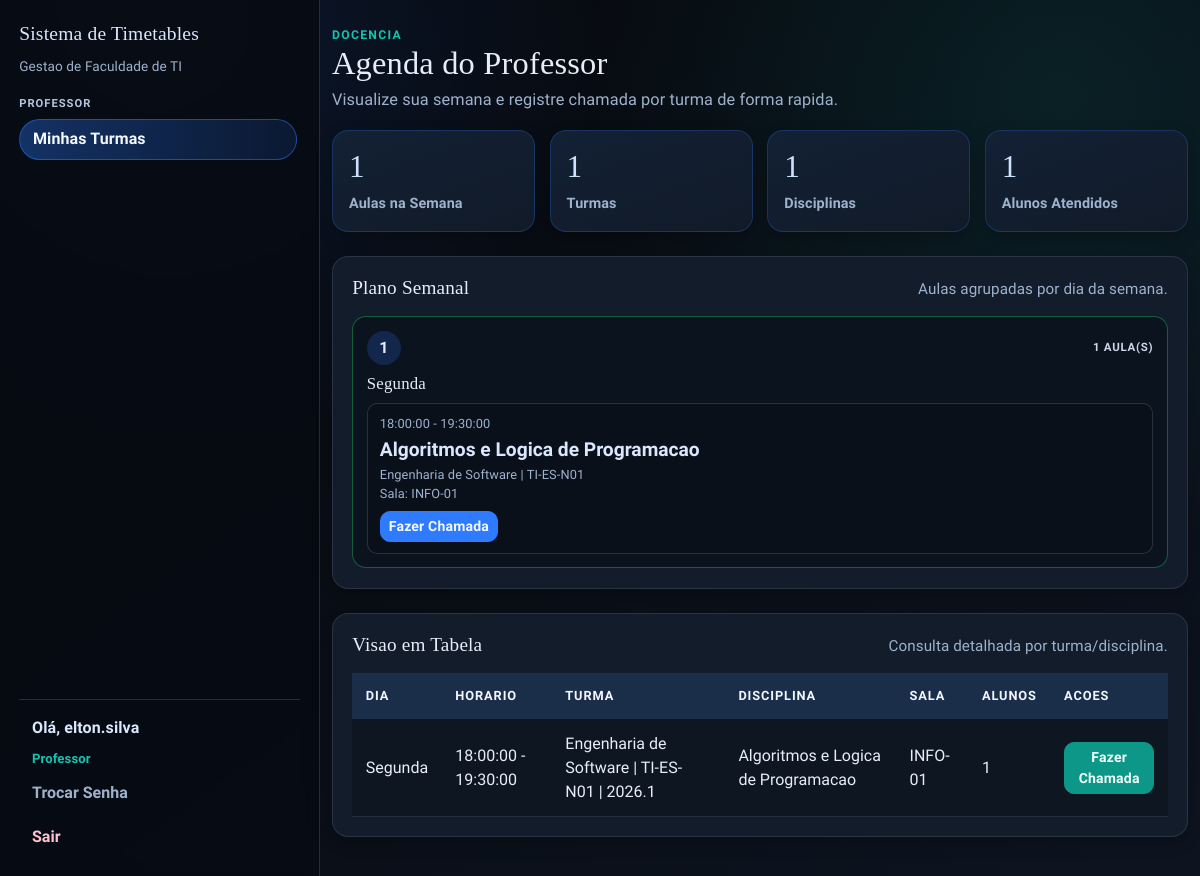
/professor (signed in), run on the app's committed database.
### app/models.py (models this page shows, shortened)
class User(UserMixin, db.Model):
    id = db.Column(db.Integer, primary_key=True)
    username = db.Column(db.String(64), unique=True, nullable=False)
    email = db.Column(db.String(120), unique=True, nullable=False)
    password_hash = db.Column(db.String(128))
    role = db.Column(db.String(20), default='professor')  # 'admin' or 'professor'
    disciplinas_aptas = db.relationship(
        "Disciplina",
        secondary=professor_disciplina,
        lazy="select",
        backref=db.backref("professores_aptos", lazy="select"),
    )
    def is_admin(self):
        return self.role == 'admin'

class Timetable(db.Model):
    id = db.Column(db.Integer, primary_key=True)
    dia = db.Column(db.String(20), nullable=False)  # e.g., 'Segunda', 'Terça'
    hora_inicio = db.Column(db.Time, nullable=False)
    hora_fim = db.Column(db.Time, nullable=False)
    sala_id = db.Column(db.Integer, db.ForeignKey('sala.id'), nullable=False)
    professor_id = db.Column(db.Integer, db.ForeignKey('user.id'), nullable=True)
    disciplina_id = db.Column(db.Integer, db.ForeignKey('disciplina.id'), nullable=False)
    turma_id = db.Column(db.Integer, db.ForeignKey("turma.id"), nullable=False)
    sala = db.relationship('Sala', backref='timetables')
    professor = db.relationship('User', backref='timetables')
    disciplina = db.relationship('Disciplina', backref='timetables')
    turma = db.relationship('Turma', backref='timetables')
    __table_args__ = (
        db.UniqueConstraint('dia', 'hora_inicio', 'hora_fim', 'sala_id', name='unique_dia_horario_sala'),
        db.UniqueConstraint('dia', 'hora_inicio', 'hora_fim', 'professor_id', name='unique_dia_horario_professor'),
        db.UniqueConstraint('dia', 'hora_inicio', 'hora_fim', 'turma_id', name='unique_dia_horario_turma'),
    )

class Disciplina(db.Model):
    id = db.Column(db.Integer, primary_key=True)
    nome = db.Column(db.String(100), nullable=False)
    codigo = db.Column(db.String(20), unique=True, nullable=False)

class Curso(db.Model):
    id = db.Column(db.Integer, primary_key=True)
    nome = db.Column(db.String(120), nullable=False, unique=True)
    codigo = db.Column(db.String(20), nullable=False, unique=True)
    quantidade_periodos = db.Column(db.Integer, nullable=False, default=8)
    ativo = db.Column(db.Boolean, nullable=False, default=True)

class Turma(db.Model):
    id = db.Column(db.Integer, primary_key=True)
    curso_id = db.Column(db.Integer, db.ForeignKey("curso.id"), nullable=False)
    codigo = db.Column(db.String(30), nullable=False)
    semestre_letivo = db.Column(db.String(20), nullable=False)
    periodo = db.Column(db.Integer, nullable=False)
    turno = db.Column(db.String(20), nullable=False, default="noturno")
    quantidade_alunos = db.Column(db.Integer, nullable=True)
    ativa = db.Column(db.Boolean, nullable=False, default=True)
    curso = db.relationship("Curso", backref=db.backref("turmas", lazy="select"))
    __table_args__ = (
        db.UniqueConstraint("curso_id", "codigo", "semestre_letivo", name="unique_turma_codigo_semestre"),
    )

class Sala(db.Model):
    id = db.Column(db.Integer, primary_key=True)
    nome = db.Column(db.String(100), nullable=False)
    capacidade = db.Column(db.Integer, nullable=False)

### app/routes/professor.py (the view)
@bp.route("/professor")
@login_required
@professor_required
def professor_dashboard():
    timetables = (
        Timetable.query.options(
            joinedload(Timetable.sala),
            joinedload(Timetable.disciplina),
            joinedload(Timetable.turma).joinedload(Turma.curso),
            joinedload(Timetable.turma).joinedload(Turma.matriculas).joinedload(Matricula.aluno),
        )
        .filter(Timetable.professor_id == current_user.id)
        .all()
    )
    timetables = _sort_timetables_for_professor(timetables)
    grouped_by_day = _group_timetables_by_day(timetables)
    unique_turmas = {row.turma_id for row in timetables if row.turma_id is not None}
    unique_disciplinas = {row.disciplina_id for row in timetables if row.disciplina_id is not None}
    total_alunos = sum(len(row.turma.matriculas) for row in timetables if row.turma is not None)
    return render_template(
        "professor_dashboard.html",
        timetables=timetables,
        grouped_by_day=grouped_by_day,
        total_turmas=len(unique_turmas),
        total_disciplinas=len(unique_disciplinas),
        total_alunos=total_alunos,
    )

### app/models.py (called while the page is built)
@login_manager.user_loader
def load_user(user_id):
    return db.session.get(User, int(user_id))

### app/routes/helpers.py (called while the page is built)
def professor_required_redirect():
    if getattr(current_user, "is_authenticated", False) and current_user.role == "professor":
        return None
    flash("Acesso restrito aos professores.", "danger")
    return redirect(url_for("main.index"))

def professor_required(view_func):
    @wraps(view_func)
    def wrapper(*args, **kwargs):
        guard = professor_required_redirect()
        if guard:
            return guard
        return view_func(*args, **kwargs)
    return wrapper

def normalize_text(value):
    return (value or "").strip()

### app/routes/professor.py (called while the page is built)
def normalize_day_label(value: str) -> str:
    normalized = normalize_text(value).lower()
    normalized = unicodedata.normalize("NFD", normalized)
    return "".join(char for char in normalized if unicodedata.category(char) != "Mn")

def timetable_weekday(timetable_day: str) -> int | None:
    return DAY_TO_WEEKDAY.get(normalize_day_label(timetable_day))

def _sort_timetables_for_professor(rows):
    return sorted(
        rows,
        key=lambda row: (
            timetable_weekday(row.dia) if timetable_weekday(row.dia) is not None else 99,
            row.hora_inicio,
            row.hora_fim,
        ),
    )

def _group_timetables_by_day(rows):
    grouped: dict[str, list[Timetable]] = {}
    for row in rows:
        day_label = WEEKDAY_TO_LABEL.get(timetable_weekday(row.dia), row.dia)
        grouped.setdefault(day_label, []).append(row)
    return grouped

### templates/professor_dashboard.html (shortened to what this page needs)
{% extends "base.html" %}
{% block content %}
<section class="stagger-in">
  <div class="page-head">
    <div>
      <p class="eyebrow">Docencia</p>
      <h1>Agenda do Professor</h1>
      <p class="page-lead">Visualize sua semana e registre chamada por turma de forma rapida.</p>
    </div>
  </div>
  <div class="dashboard-stats dashboard-stats-admin mb-4">
    <div class="stat-card">
      <h3>{{ timetables|length }}</h3>
      <p>Aulas na Semana</p>
    </div>
    <div class="stat-card">
      <h3>{{ total_turmas }}</h3>
      <p>Turmas</p>
    </div>
    <div class="stat-card">
      <h3>{{ total_disciplinas }}</h3>
      <p>Disciplinas</p>
    </div>
    <div class="stat-card">
      <h3>{{ total_alunos }}</h3>
      <p>Alunos Atendidos</p>
    </div>
  </div>
  {% if timetables %}
  <div class="surface section-shell mb-4">
    <div class="section-head">
      <h2 class="section-title">Plano Semanal</h2>
      <p class="section-subtitle">Aulas agrupadas por dia da semana.</p>
    </div>
    <div class="pipeline-grid">
      {% for day, day_rows in grouped_by_day.items() %}
      <article class="pipeline-card pipeline-ok">
        <div class="pipeline-top">
          <span class="pipeline-order">{{ loop.index }}</span>
          <span class="pipeline-status">{{ day_rows|length }} AULA(S)</span>
        </div>
        <h3>{{ day }}</h3>
        {% for t in day_rows %}
        <div class="mini-kpi">
          <span>{{ t.hora_inicio }} - {{ t.hora_fim }}</span>
          <strong>{{ t.disciplina.nome if t.disciplina else 'Disciplina removida' }}</strong>
          <span>{{ t.turma.curso.nome if t.turma and t.turma.curso else 'Curso' }} | {{ t.turma.codigo if t.turma else '-' }}</span>
          <span>Sala: {{ t.sala.nome if t.sala else 'Sala removida' }}</span>
          <a href="{{ url_for('main.professor_attendance', timetable_id=t.id) }}" class="btn btn-sm btn-primary mt-2">Fazer Chamada</a>
        </div>
        {% endfor %}
      </article>
      {% endfor %}
    </div>
  </div>
  <div class="surface section-shell">
    <div class="section-head">
      <h2 class="section-title">Visao em Tabela</h2>
      <p class="section-subtitle">Consulta detalhada por turma/disciplina.</p>
    </div>
    <div class="table-responsive">
      <table class="table table-hover">
        <thead>
          <tr>
            <th>Dia</th>
            <th>Horario</th>
            <th>Turma</th>
            <th>Disciplina</th>
            <th>Sala</th>
            <th>Alunos</th>
            <th>Acoes</th>
          </tr>
        </thead>
        <tbody>
          {% for t in timetables %}
          <tr>
            <td>{{ t.dia }}</td>
            <td>{{ t.hora_inicio }} - {{ t.hora_fim }}</td>
            <td>{{ t.turma.curso.nome if t.turma and t.turma.curso else 'Curso' }} | {{ t.turma.codigo if t.turma else '-' }} | {{ t.turma.semestre_letivo if t.turma else '-' }}</td>
            <td>{{ t.disciplina.nome if t.disciplina else 'Disciplina removida' }}</td>
            <td>{{ t.sala.nome if t.sala else 'Sala removida' }}</td>
            <td>{{ t.turma.matriculas|length if t.turma else 0 }}</td>
            <td><a href="{{ url_for('main.professor_attendance', timetable_id=t.id) }}" class="btn btn-sm btn-success">Fazer Chamada</a></td>
          </tr>
          {% endfor %}
        </tbody>
      </table>
    </div>
  </div>
  {% endif %}
</section>
{% endblock %}

### templates/base.html (shortened to what this page needs)
<!doctype html>
<html lang="pt-br">
  <head>
    <link
      href="https://cdn.jsdelivr.net/npm/bootstrap@5.1.3/dist/css/bootstrap.min.css"
      rel="stylesheet"
    />
    <link rel="stylesheet" href="{{ url_for('static', filename='css/styles.css') }}" />
  </head>
  <body>
    {% if current_user.is_authenticated %}
    {% set current_endpoint = request.endpoint or '' %}
    <div class="app-shell">
      <aside class="app-sidebar">
        <a class="app-brand" href="{{ url_for('main.index') }}">Sistema de Timetables</a>
        <p class="sidebar-subtitle">Gestao de Faculdade de TI</p>
        <nav class="sidebar-nav">
          <ul class="nav flex-column gap-3">
            {% if current_user.is_admin() %}
            <li class="nav-group">
              <p class="sidebar-group-title">Painel</p>
              <a class="sidebar-link {{ 'is-active' if current_endpoint == 'main.admin_dashboard' else '' }}" href="{{ url_for('main.admin_dashboard') }}">Painel Operacional</a>
              <a class="sidebar-link {{ 'is-active' if current_endpoint == 'main.admin_insights' else '' }}" href="{{ url_for('main.admin_insights') }}">Insights</a>
            </li>
            <li class="nav-group">
              <p class="sidebar-group-title">Estrutura Academica</p>
              <a class="sidebar-link {{ 'is-active' if current_endpoint in ['main.salas', 'main.new_sala', 'main.edit_sala'] else '' }}" href="{{ url_for('main.salas') }}">Salas</a>
              <a class="sidebar-link {{ 'is-active' if current_endpoint in ['main.cursos', 'main.new_curso', 'main.edit_curso'] else '' }}" href="{{ url_for('main.cursos') }}">Cursos</a>
              <a class="sidebar-link {{ 'is-active' if current_endpoint in ['main.grades', 'main.new_grade', 'main.edit_grade', 'main.grade_items', 'main.new_grade_item', 'main.edit_grade_item'] else '' }}" href="{{ url_for('main.grades') }}">Grades Curriculares</a>
              <a class="sidebar-link {{ 'is-active' if current_endpoint in ['main.disciplinas', 'main.new_disciplina', 'main.edit_disciplina'] else '' }}" href="{{ url_for('main.disciplinas') }}">Disciplinas</a>
            </li>
            <li class="nav-group">
              <p class="sidebar-group-title">Oferta e Alocacao</p>
              <a class="sidebar-link {{ 'is-active' if current_endpoint in ['main.turmas', 'main.new_turma', 'main.edit_turma', 'main.turma_quadro', 'main.turma_alunos', 'main.delete_turma_matricula', 'main.alocar_professor_timetable', 'main.alocar_professores_turma_lote'] else '' }}" href="{{ url_for('main.turmas') }}">Turmas</a>
              <a class="sidebar-link {{ 'is-active' if current_endpoint in ['main.professores', 'main.new_professor', 'main.edit_professor'] else '' }}" href="{{ url_for('main.professores') }}">Professores</a>
              <a class="sidebar-link {{ 'is-active' if current_endpoint in ['main.alunos', 'main.new_aluno', 'main.edit_aluno'] else '' }}" href="{{ url_for('main.alunos') }}">Alunos</a>
            </li>
            {% else %}
            <li class="nav-group">
              <p class="sidebar-group-title">Professor</p>
              <a class="sidebar-link {{ 'is-active' if current_endpoint == 'main.professor_dashboard' else '' }}" href="{{ url_for('main.professor_dashboard') }}">Minhas Turmas</a>
            </li>
            {% endif %}
          </ul>
        </nav>
        <div class="sidebar-user">
          <span class="sidebar-greeting">Ol&aacute;, {{ current_user.username }}</span>
          <span class="sidebar-role">{{ 'Administrador' if current_user.is_admin() else 'Professor' }}</span>
          <a class="sidebar-link {{ 'is-active' if current_endpoint == 'main.change_password' else '' }}" href="{{ url_for('main.change_password') }}">Trocar Senha</a>
          <a class="sidebar-link sidebar-link-logout" href="{{ url_for('main.logout') }}">Sair</a>
        </div>
      </aside>
      <main class="app-content">
        <div class="container app-main">
    {% endif %}
      {% block content %}{% endblock %}
    {% if current_user.is_authenticated %}
        </div>
      </main>
    </div>
    {% else %}
    </main>
    {% endif %}
  </body>
</html>

### data on the page
User: username "elton.silva", role "Professor"
Timetable: hora_inicio "18:00:00", hora_fim "19:30:00", disciplina "Algoritmos e Logica de Programacao", turma.curso "Engenharia de Software", turma "TI-ES-N01", sala "INFO-01", dia "Segunda", turma "2026.1", turma.matriculas|length "1"

### other printed values
{{ timetables|length }} "1"
{{ total_turmas }} "1"
{{ total_disciplinas }} "1"
{{ total_alunos }} "1"
{{ day_rows|length }} "1"
{{ day }} "Segunda"
